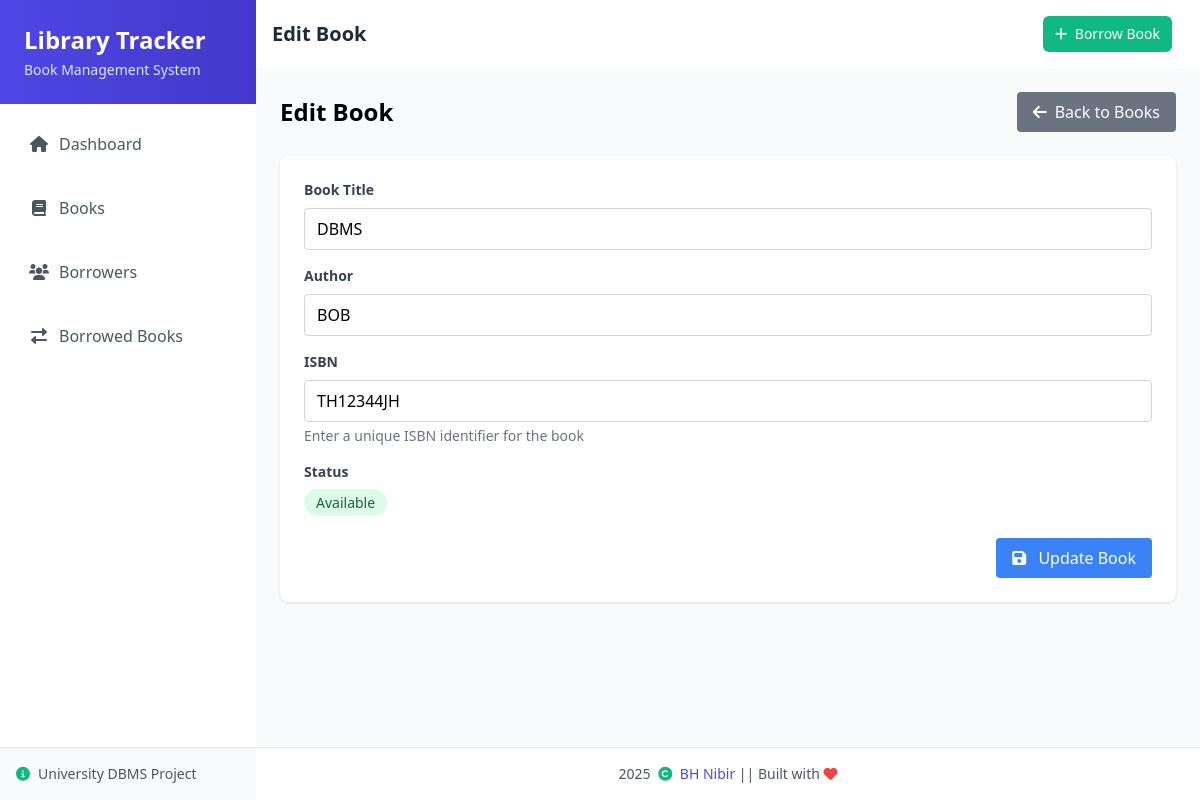
/books/edit.php?id=2, run on the app's committed database.
### tables this page shows
CREATE TABLE `books` (
  `id` int(11) NOT NULL,
  `title` varchar(255) NOT NULL,
  `author` varchar(255) NOT NULL,
  `isbn` varchar(50) NOT NULL,
  `available` tinyint(1) DEFAULT 1,
  `created_at` timestamp NOT NULL DEFAULT current_timestamp()
);

### books/edit.php (the view, shortened to what this page needs)
<?php
include '../db.php';
$id = (int)$_GET['id'];
$query = "SELECT * FROM books WHERE id = ?";
$stmt = $conn->prepare($query);
$stmt->bind_param("i", $id);
$stmt->execute();
$result = $stmt->get_result();
$book = $result->fetch_assoc();
include '../header.php';
?>
<div class="container mx-auto">
    <div class="flex justify-between items-center mb-6">
        <h2 class="text-2xl font-bold">Edit Book</h2>
        <a href="list.php" class="bg-gray-500 hover:bg-gray-600 text-white px-4 py-2 rounded inline-flex items-center">
            <i class="fas fa-arrow-left mr-2"></i> Back to Books
        </a>
    </div>
    <div class="bg-white rounded-lg shadow p-6">
        <form action="" method="POST">
            <div class="mb-4">
                <label for="title" class="block text-gray-700 text-sm font-bold mb-2">Book Title</label>
                <input type="text" id="title" name="title" value="<?php echo isset($_POST['title']) ? $_POST['title'] : $book['title']; ?>"
                    class="w-full px-3 py-2 border border-gray-300 rounded focus:outline-none focus:ring-2 focus:ring-blue-500"
                    required>
            </div>
            <div class="mb-4">
                <label for="author" class="block text-gray-700 text-sm font-bold mb-2">Author</label>
                <input type="text" id="author" name="author" value="<?php echo isset($_POST['author']) ? $_POST['author'] : $book['author']; ?>"
                    class="w-full px-3 py-2 border border-gray-300 rounded focus:outline-none focus:ring-2 focus:ring-blue-500"
                    required>
            </div>
            <div class="mb-4">
                <label for="isbn" class="block text-gray-700 text-sm font-bold mb-2">ISBN</label>
                <input type="text" id="isbn" name="isbn" value="<?php echo isset($_POST['isbn']) ? $_POST['isbn'] : $book['isbn']; ?>"
                    class="w-full px-3 py-2 border border-gray-300 rounded focus:outline-none focus:ring-2 focus:ring-blue-500"
                    required>
                <p class="text-sm text-gray-500 mt-1">Enter a unique ISBN identifier for the book</p>
            </div>
            <div class="mb-6">
                <label class="block text-gray-700 text-sm font-bold mb-2">Status</label>
                <div class="mt-2">
                    <span class="px-3 py-1 text-sm rounded-full <?php echo $book['available'] ? 'bg-green-100 text-green-800' : 'bg-red-100 text-red-800'; ?>">
                        <?php echo $book['available'] ? 'Available' : 'Currently Borrowed'; ?>
                    </span>
                </div>
            </div>
            <div class="flex items-center justify-end">
                <button type="submit" class="bg-blue-500 hover:bg-blue-600 text-white px-4 py-2 rounded focus:outline-none focus:shadow-outline">
                    <i class="fas fa-save mr-2"></i> Update Book
                </button>
            </div>
        </form>
    </div>
</div>
<?php include '../footer.php'; ?>

### data on the page
books: title "DBMS", author "BOB", isbn "TH12344JH"

### other printed values
$pageTitle "Edit Book"
